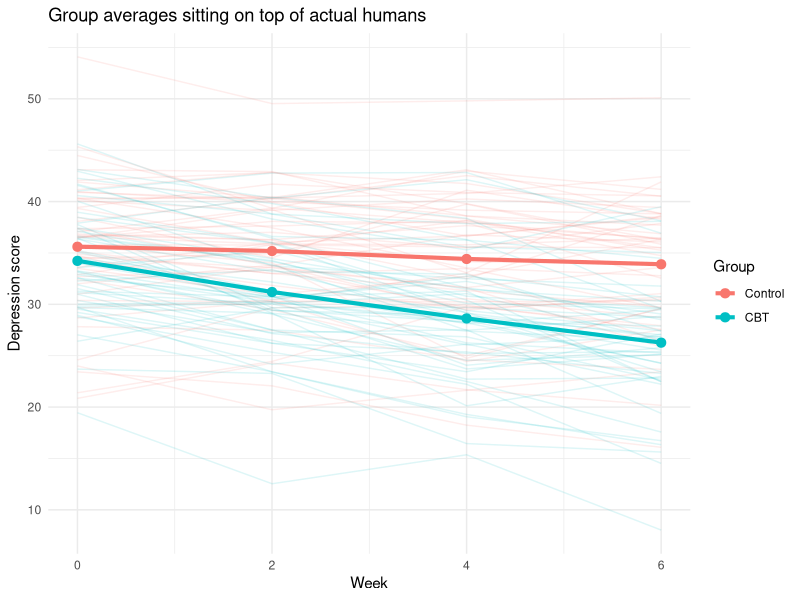
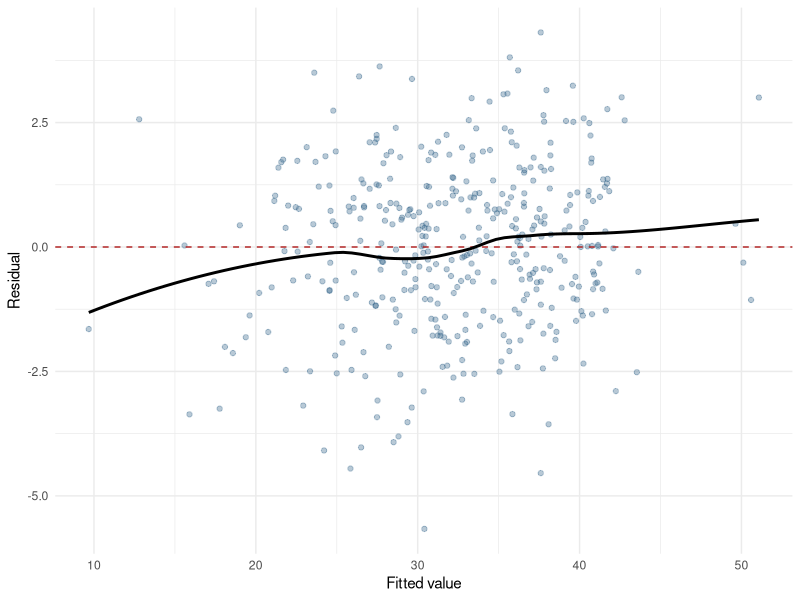

Write the R code that produced these figures, in order.
## ---- chunk 1
knitr::opts_chunk$set(
  echo = TRUE,
  message = FALSE,
  warning = FALSE,
  fig.width = 5.5,
  fig.height = 3.6,
  fig.align = "center",
  fig.pos = "H",
  results = "hold"
)
## ---- chunk 2
set.seed(3436)

n_per_group <- 50
people <- data.frame(
  participant = factor(seq_len(2 * n_per_group)),
  group = factor(
    rep(c("Control", "CBT"), each = n_per_group),
    levels = c("Control", "CBT")
  ),
  person_intercept = rnorm(2 * n_per_group, 0, 5.0),
  person_slope = rnorm(2 * n_per_group, 0, 0.45)
)

# four visits per person instead of two
mixed_data <- merge(
  people,
  data.frame(week = c(0, 2, 4, 6)),
  by = NULL
)

mixed_data <- mixed_data[order(mixed_data$participant,
                               mixed_data$week), ]

mixed_data$depression <-
  35 +
  mixed_data$person_intercept +
  (-0.20 * mixed_data$week) +
  ifelse(mixed_data$group == "CBT",
         -1.20 * mixed_data$week, 0) +
  mixed_data$person_slope * mixed_data$week +
  rnorm(nrow(mixed_data), 0, 2.0)

mixed_data$occasion <- factor(
  mixed_data$week,
  levels = c(0, 2, 4, 6),
  labels = c("Baseline", "Week 2", "Week 4", "Week 6")
)
## ---- chunk 3
#| fig-cap: "Every faint line is one participant measured four times. The two heavy lines are the group means at each week. The whole chapter is about whether those two heavy lines have different slopes."
#| fig-alt: "A line plot with Week on the x axis, at 0, 2, 4 and 6, and depression score on the y axis running from about 8 to about 54. One hundred faint lines, one per participant, fan out across that whole range, colored salmon for Control and teal for CBT. Two heavy lines with round markers at each week show the group means. The Control mean drifts down gently from about 36 to about 34. The CBT mean falls steeply from about 34 to about 26. The two heavy lines start close together and end far apart."
library(ggplot2)

ggplot(
  mixed_data,
  aes(x = week, y = depression, group = participant, color = group)
) +
  geom_line(alpha = 0.13) +
  stat_summary(
    aes(group = group), fun = mean, geom = "line",
    linewidth = 1.4
  ) +
  stat_summary(
    aes(group = group), fun = mean, geom = "point",
    size = 2.8
  ) +
  scale_x_continuous(breaks = c(0, 2, 4, 6)) +
  labs(
    x = "Week",
    y = "Depression score",
    color = "Group",
    title = "Group averages sitting on top of actual humans"
  ) +
  theme_minimal(base_size = 11)
## ---- chunk 4
ordinary_model <- lm(depression ~ week * group, data = mixed_data)
## ---- chunk 5
library(lme4)      # fits the mixed model
library(lmerTest)  # adds degrees of freedom and p-values to the fixed effects

random_intercept_model <- lmer(
  depression ~ week * group + (1 | participant),
  data = mixed_data
)

summary(random_intercept_model)
## ---- chunk 6
random_slope_model <- lmer(
  depression ~ week * group + (1 + week | participant),
  data = mixed_data
)

summary(random_slope_model)
## ---- chunk 7
fixed_effects <- summary(random_slope_model)$coefficients
round(fixed_effects, 3)
## ---- chunk 8
reduced_ml <- lmer(
  depression ~ week + group + (1 + week | participant),
  data = mixed_data,
  REML = FALSE
)

full_ml <- lmer(
  depression ~ week * group + (1 + week | participant),
  data = mixed_data,
  REML = FALSE
)

anova(reduced_ml, full_ml)
## ---- chunk 9
library(emmeans)

group_slopes <- emtrends(
  random_slope_model,
  specs = ~ group,
  var = "week"
)

group_slopes
pairs(group_slopes)
## ---- chunk 10
estimated_means <- emmeans(
  random_slope_model,
  specs = ~ group | week,
  at = list(week = c(0, 2, 4, 6))
)

estimated_means
## ---- chunk 11
categorical_time_model <- lmer(
  depression ~ occasion * group + (1 + week | participant),
  data = mixed_data,
  control = lmerControl(optimizer = "bobyqa")
)

round(summary(categorical_time_model)$coefficients, 3)
## ---- chunk 12
#| fig-cap: "Residuals from the random-slope model plotted against its fitted values. We want a shapeless cloud sitting on the red zero line. Through the middle, that is what we get. The black smoother bends at both ends, where it has almost no data to average."
#| fig-alt: "A scatterplot of residuals against fitted values, with fitted values running from about 10 to 51 and residuals from about -6 to +4. The points form a wide, even band centered on zero, densest between fitted values of 25 and 40, with no funnel shape. A dashed red horizontal line marks zero. A black smoothed line lies on zero through the dense middle, but dips to about -1.3 at the far left and rises to about +0.6 at the far right, where only a handful of points exist."
diagnostic_data <- data.frame(
  fitted = fitted(random_slope_model),
  residual = resid(random_slope_model)
)

ggplot(diagnostic_data, aes(x = fitted, y = residual)) +
  geom_point(alpha = 0.35, color = "steelblue4") +
  geom_hline(yintercept = 0, linetype = 2, color = "firebrick") +
  geom_smooth(method = "loess", se = FALSE, color = "black") +
  labs(x = "Fitted value", y = "Residual") +
  theme_minimal(base_size = 11)
